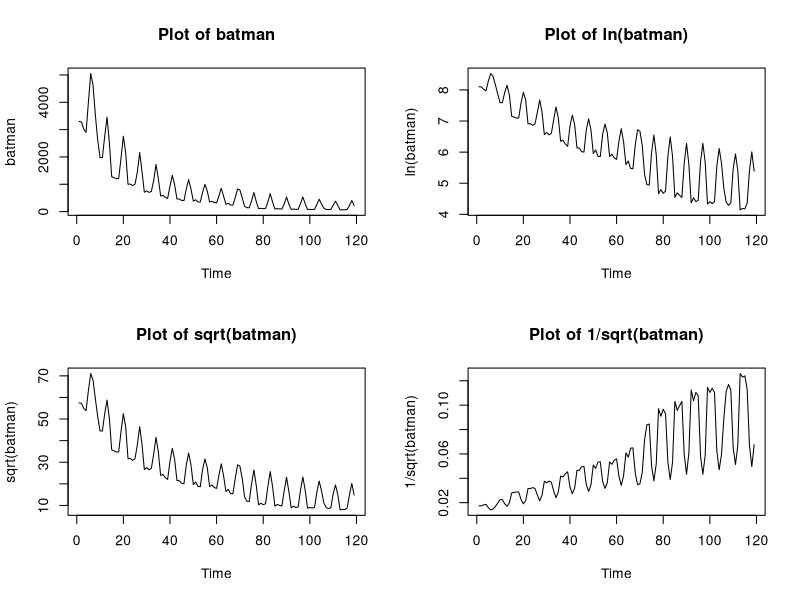
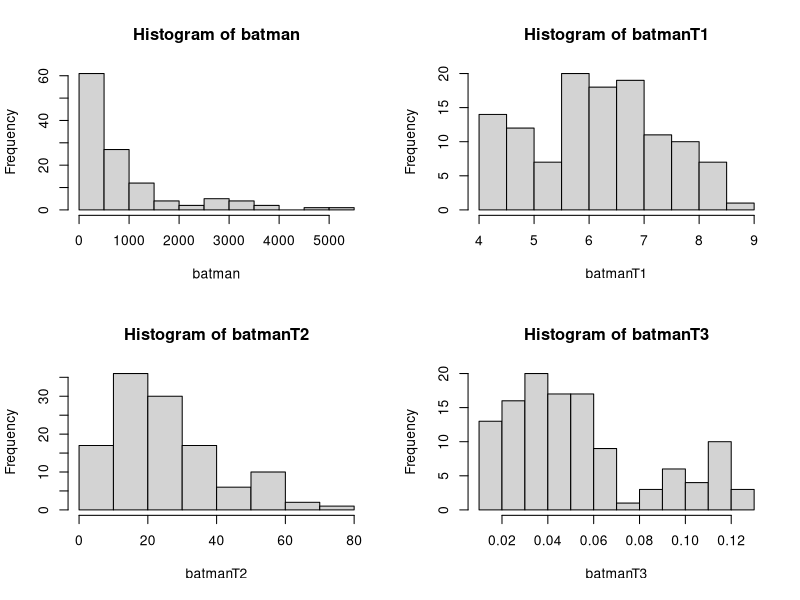
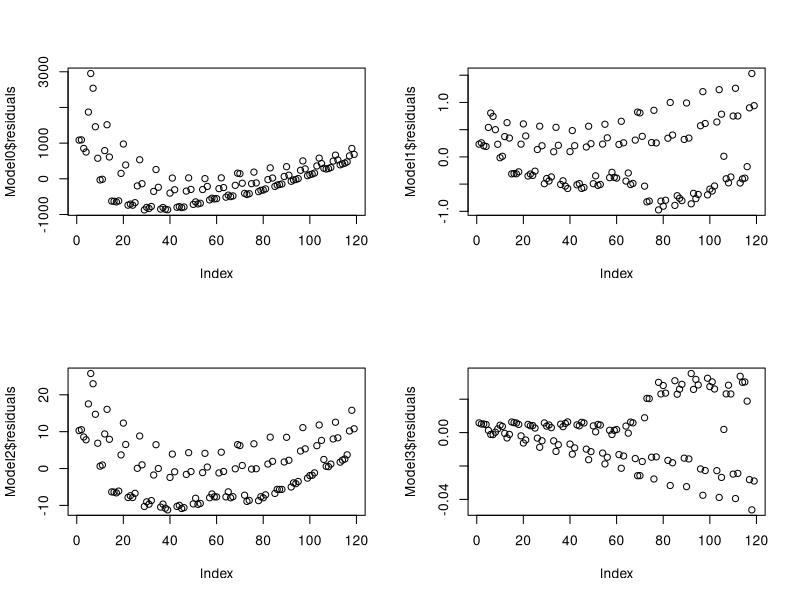
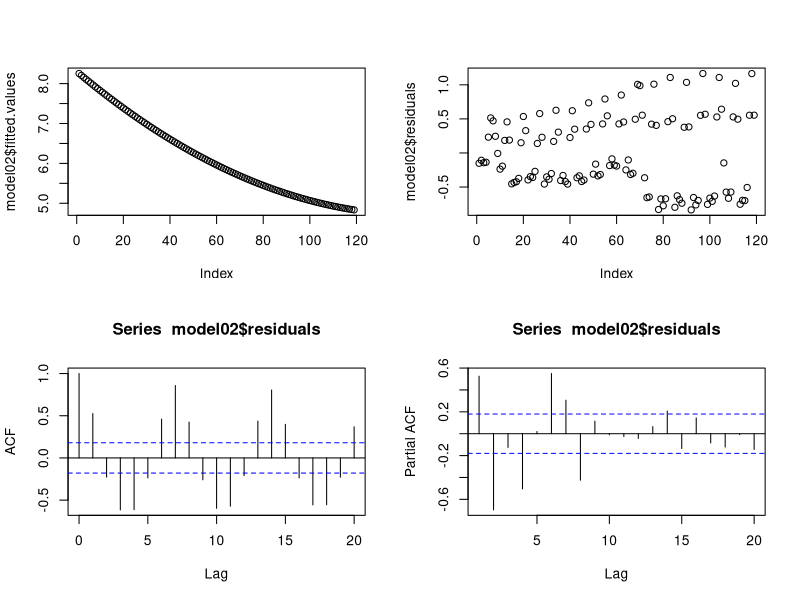
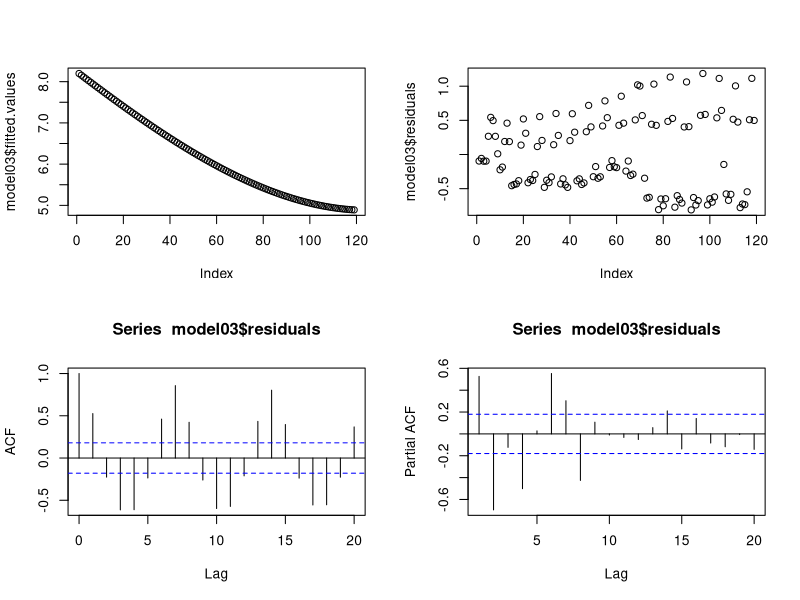
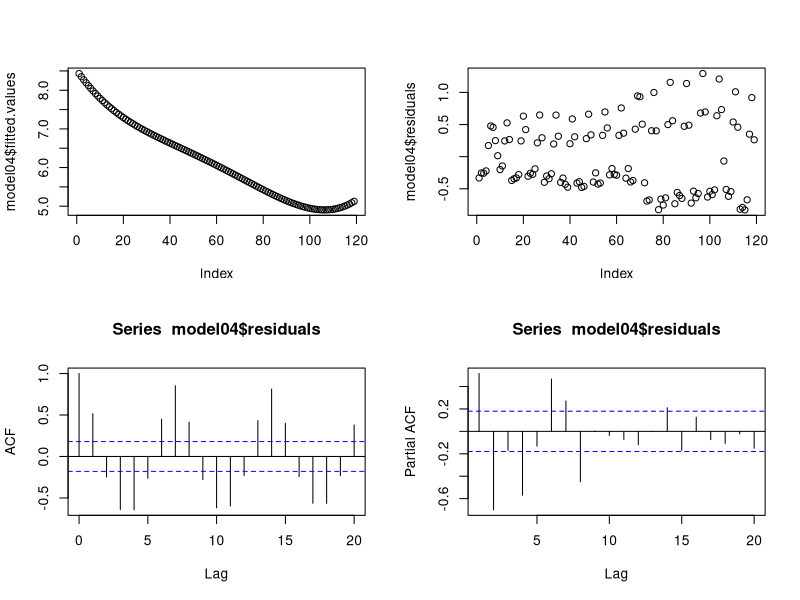
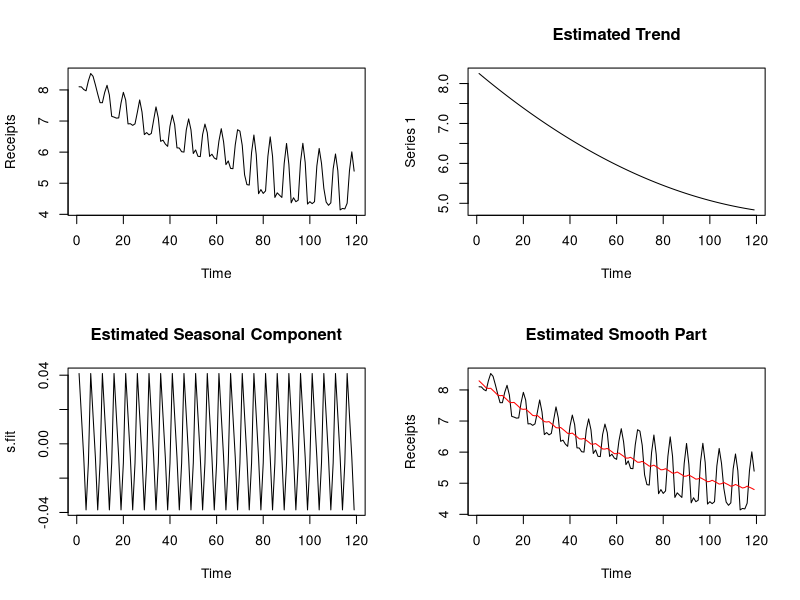
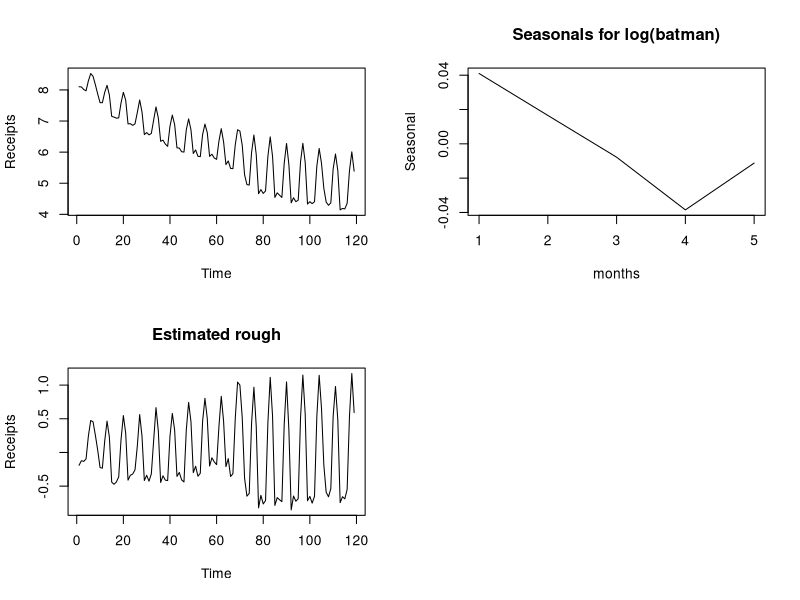

These figures' R source, in order:
library(readxl)
batman = read_xlsx("batman.xlsx", col_names = FALSE)
names(batman) = c("Receipts", "Date", "Day")
batman = ts(batman[,1])
batmanT1 = log(batman)
batmanT2 = sqrt(batman)
batmanT3 = batman^{-1/2}
par(mfrow = c(2,2))
plot.ts(batman, ylab = 'batman', main = 'Plot of batman')
plot.ts(batmanT1, ylab = 'ln(batman)', main = 'Plot of ln(batman)')
plot.ts(batmanT2, ylab = 'sqrt(batman)', main = 'Plot of sqrt(batman)')
plot.ts(batmanT3, ylab = '1/sqrt(batman)', main = 'Plot of 1/sqrt(batman)')

par(mfrow = c(2,2))
hist(batman)
hist(batmanT1)
hist(batmanT2)
hist(batmanT3)

time= 1:119
Model0 = lm(batman~time)
plot(Model0$residuals)
Model1 = lm(batmanT1~time)
plot(Model1$residuals)
Model2 = lm(batmanT2~time)
plot(Model2$residuals)
Model3 = lm(batmanT3~time)
plot(Model3$residuals)

t = 1:119
model02 = lm(batmanT1~poly(t,2))
summary(model02)
par(mfrow = c(2,2))
plot(model02$fitted.values)
plot(model02$residuals)
acf(model02$residuals)
pacf(model02$residuals)
AIC(model02)

model03 = lm(batmanT1 ~poly(t,3))
summary(model03)
par(mfrow = c(2,2))
plot(model03$fitted.values)
plot(model03$residuals)
acf(model03$residuals)
pacf(model03$residuals)
AIC(model03)

model04 = lm(batmanT1~poly(t,4))
summary(model04)
par(mfrow = c(2,2))
plot(model04$fitted.values)
plot(model04$residuals)
acf(model04$residuals)
pacf(model04$residuals)
AIC(model04)

trndseas=function(y,seas=1,lam=1,degtrnd=0){
  
  # requires the R-package 'pracma'
  
  # fits  a trend plus seasonal for the "best" Box-Cox 
  # transformation.
  
  # input: y, observed series; seas, seasons
  
  # input: lam, the grid of Box-Cox transformations (lambda values)
  
  # input: degtrnd, degree of the polynomial trend, if
  # degtrnd=0, then the fitted trend is constant.
  
  # output:  coef, regression coefficients - the
  # first degtrnd+1 values for the trend part and the
  # rest associated with the seasonals
  
  # output: fit, fitted y-values; res, residuals,
  
  # output: trend, fitted trend; season, fitted seasonals
  
  # output: rsq, r-square values for different lambda in the
  
  # output: lamopt, the value of lambda (among those supplied 
  # in the vector lam) at which r-square is maximum.
  
  m=length(lam)
  n=length(y)
  
  # Part of design matrix for estimating trend
  if(degtrnd>0) {
    tm=seq(1/n,1,by=1/n) #use normalized time
    x1=poly(tm,degree=degtrnd,raw=TRUE) #generate the matrix of x
    x1=cbind(rep(1,n),x1)
  } else {
    x1=as.matrix(rep(1,n),ncol=1) #x matrix with only intercept
  }
  
  # Part of design matrix for estimating seasonality
  x2=NULL
  if(seas>1){
    sn=rep(1:seas,length.out=n)
    x2=factor(sn,levels=unique(sn),ordered=TRUE)
    x2=model.matrix(~x2-1) #matrix without the intercept
    m2=ncol(x2)
    m21=m2-1
    x2=x2[,1:m21]-matrix(rep(x2[,m2],m21),ncol=m21,nrow=nrow(x2),byrow=FALSE) #include the negative ones
  }
  
  x=cbind(x1,x2)  # design matrix
  
  xx=t(x)%*%x
  rsq=rep(1,m) #empty vector of length m for computation of r squared of each transformation fit
  m1=ncol(x1)     #degtrnd+1
  m11=m1+1
  mx=ncol(x)      # degtrnd+1+seas-1
  
  for(i in 1:m) { #m is the length of lambda, do Boxcox transformation
    if (lam[i]==0) {
      yt=log(y)
    } else {
      yt=y^lam[i]
    }
    xy=t(x)%*%yt
    coef=solve(xx,xy)
    fit=x%*%coef #this is the trend and seasonal fit
    res=yt-fit
    ssto=(n-1)*var(yt)
    sse=t(res)%*%res
    rsq[i]=1-sse/ssto
  }
  
  ii=which.max(rsq) 
  lamopt=lam[ii]   #choose lambda optimal according to r squared
  if (lamopt==0) {
    yt=log(y)
  } else {
    yt=y^lamopt
  } #optimal transformation done ; yt
  xy=t(x)%*%yt
  coef=solve(xx,xy)
  fit=x%*%coef
  trnd=x1%*%coef[1:m1] #extract the trend part
  season=NULL
  if(seas>1){
    season=c(coef[m11:mx],-sum(coef[m11:mx]))
    #season = x2%*%coef[m11:mx]
  }
  res=yt-fit
  
  result=list(coef=coef,fit=fit,trend=trnd,res=res,season=season,rsq=rsq,lamopt=lamopt)
  return(result)
}
lam = seq(-1,1,by=0.05)
ff = trndseas(batmanT1,seas = 5,lam = 1,degtrnd = 2)
rsq = ff$rsq
rsq
attributes(ff)
m.fit = ff$trend
ff$season
n = length(batmanT1)
s.fit = rep(ff$season,length.out=n)
smooth.fit = ff$fit
par(mfrow=c(2,2))
plot.ts(batmanT1)
plot.ts(m.fit, main='Estimated Trend')
plot.ts(s.fit,main='Estimated Seasonal Component')
plot.ts(batmanT1,main='Estimated Smooth Part')
points(smooth.fit,type='l',col='red')
months = 1:5
plot.ts(batmanT1)
plot(months, ff$season, type='l', ylab = 'Seasonal', main = 'Seasonals for log(batman)')
plot.ts(ff$res,type = 'l', main = "Estimated rough")

par(mfrow=c(1,1))
x = batmanT1-m.fit-s.fit
acf(x)
pacf(x)
hist(x)
qqnorm(x)
qqline(x)

fitAR0 = arima(x,order=c(0,0,0))
fitAR1 = arima(x,order=c(1,0,0))
fitAR2 = arima(x,order=c(2,0,0))
fitAR3 = arima(x,order=c(3,0,0))
fitAR4 = arima(x,order=c(4,0,0))
fitAR5 = arima(x,order=c(5,0,0))
fitAR6 = arima(x,order=c(6,0,0))
aicc = function(model){
  n = model$nobs
  p = length(model$coef)
  aicc = model$aic + 2*p*(p+1)/(n-p-1)
  return(aicc)
}
aiccAR0 = aicc(fitAR0)
aiccAR1 = aicc(fitAR1)
aiccAR2 = aicc(fitAR2)
aiccAR3 = aicc(fitAR3)
aiccAR4 = aicc(fitAR4)
aiccAR5 = aicc(fitAR5)
aiccAR6 = aicc(fitAR6)
AICC = c(aiccAR0,aiccAR1,aiccAR2,aiccAR3,aiccAR4,aiccAR5,aiccAR6)
AICC
par(mfrow=c(1,1))
plot.ts(fitAR6$residuals)
acf(fitAR6$residuals)
pacf(fitAR6$residuals)
Box.test(fitAR6$residuals,lag=10,'Ljung-Box')

t2 = 1:112
Yt = batmanT1[1:112]
modelT2 = lm(Yt~poly(t2,2))
summary(modelT2)
par(mfrow = c(2,2))
plot(modelT2$fitted.values)
plot(modelT2$residuals)
acf(modelT2$residuals)
pacf(modelT2$residuals)
AIC(modelT2)

lam = seq(-1,1,by=0.05)
ff1 = trndseas(Yt,seas = 5,lam = 1,degtrnd = 2)
rsq1 = ff1$rsq
rsq1
attributes(ff1)
m.fit1 = ff1$trend
season1 = ff1$season
season1
n1 = length(Yt)
s.fit1 = rep(season1,length.out=n1)
smooth.fit1 = ff1$fit
par(mfrow=c(2,2))
plot.ts(Yt)
plot.ts(m.fit1, main='Estimated Trend on first 112 observations')
plot.ts(s.fit1,main='Estimated Seasonal Component on first 112 observations')
plot.ts(Yt,main='Estimated Smooth Part on first 112 observations')
points(smooth.fit1,type='l',col='red')

plot.ts(Yt)
plot.ts(m.fit1, main='Estimated Trend on first 112 observations')
month = 1:5
plot(month, season1, type='l', ylab = 'Seasonal', main = 'Seasonals on first 112 observation')
plot.ts(ff1$res,type = 'l', main = "Estimated rough on first 112 observation")

par(mfrow=c(2,2))
x1 = Yt-m.fit1-s.fit1
acf(x1)
pacf(x1)
hist(x1)
qqnorm(x1)
qqline(x1)
fitTAR6 = arima(x1,order=c(6,0,0))
aiccTAR6 = fitTAR6$aic + 2*7*(7+1)/(n1-7-1)
aiccTAR6
par(mfrow=c(1,1))
plot.ts(fitTAR6$residuals)
acf(fitTAR6$residuals)
pacf(fitTAR6$residuals)
Box.test(fitTAR6$residuals,lag=10,'Ljung-Box')

library(Hmisc)
trend7Days = approxExtrap(m.fit1[1:112],m.fit1[1:105],xout=m.fit1[106:112], method="linear")[1]
trend7Days
ff2 = trndseas(Yt[106:112],seas = 5,lam = 1,degtrnd = 2)
ff2$season
h = 7
deg = 2
coef = ff1$coef[1:(deg+1)]
time1 = (n1+(1:h))/n1
predmat = matrix(rep(time1,deg)^rep(1:deg,each=h),nrow=h,byrow=FALSE)
predmat = cbind(rep(1,h),predmat)
predmat
m.fc = predmat %*% coef
s.fc = rep(ff1$season,length.out=n1+h)
s.fc = s.fc[-(1:n1)]
s.fc
fcast = predict(fitTAR6,n.ahead=h)
x.fc = fcast$pred
x.fc
y.fc = m.fc + s.fc + x.fc
y.fc
plot.ts(Yt,xlim=c(0,n1+h))
points(x=n1+1:h, y=y.fc, col='purple',type='b',pch=19)
